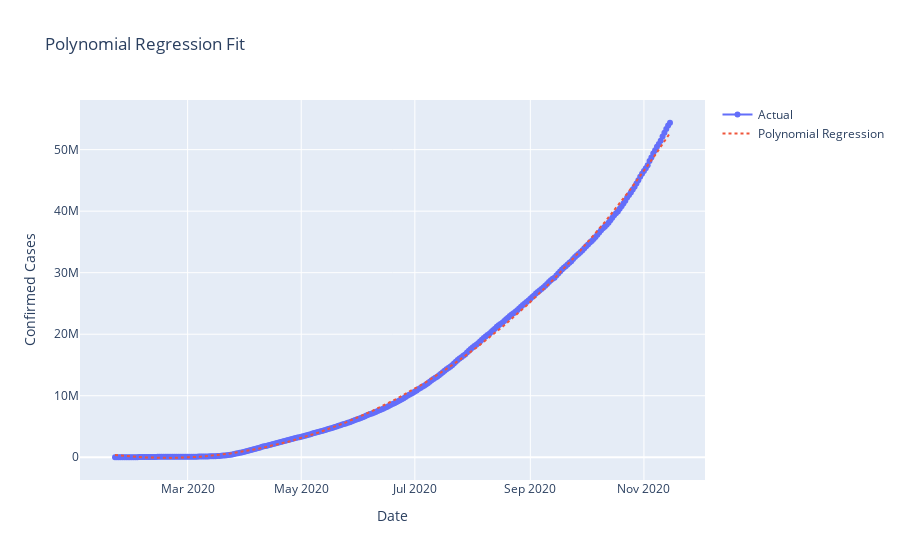

Here is the notebook cell this chart was saved with:
### Code cell
# Plot Polynomial Regression on full data
full_poly_input = poly.transform(input)
prediction_poly_full = lin_reg_poly.predict(full_poly_input)
fig = go.Figure()
fig.add_trace(go.Scatter(x=datewise.index, y=datewise["Confirmed"], mode='lines+markers', name='Actual'))
fig.add_trace(go.Scatter(x=datewise.index, y=prediction_poly_full, mode='lines', name='Polynomial Regression', line=dict(dash='dot')))
fig.update_layout(title="Polynomial Regression Fit", xaxis_title="Date", yaxis_title="Confirmed Cases")
fig.show()

### Figure 1 — Plotly figure (JSON) as saved in the notebook; plotly's stock layout.template omitted (floating-point values rounded to 4 significant figures; data arrays with more than 128 entries replaced by an {"elided": "..."} marker saying what was removed)
{"data": [{"mode": "lines+markers", "name": "Actual", "type": "scatter", "x": {"elided": "299 str values"}, "y": {"elided": "299 float values"}}, {"line": {"dash": "dot"}, "mode": "lines", "name": "Polynomial Regression", "type": "scatter", "x": {"elided": "299 str values"}, "y": {"elided": "299 float values"}}], "layout": {"title": {"text": "Polynomial Regression Fit"}, "xaxis": {"title": {"text": "Date"}}, "yaxis": {"title": {"text": "Confirmed Cases"}}}}
